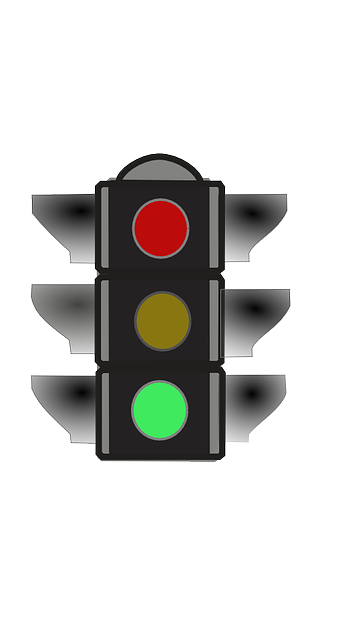
#> input picture Data/TrafficLight_Detection/green_light_01.png, 337 x 629 px, found by its file name
$ python 21_Image_Histogram.py
#> lines starting #> are read from the running program, lines starting #| are printed output that depends on the picture; after the words box and inside, x2 and y2 are one past the last pixel; in counts of white or black regions, pixels touching at a corner belong together
### 2day_course/Python/OpenCV_Utils.py
import cv2
import numpy as np


def imageRead(openpath, flag=cv2.IMREAD_UNCHANGED):
#> called with flag = -1
    image = cv2.imread(openpath, flag)
#> image is the input picture: shape (629, 337, 3); mean B, G, R 204.6, 207.3, 207.7
    if image is not None:
        print("Image Opened")
        return image
    else:
        print("Image Not Opened")
        print("Program Abort")
        exit()


def imageShow(imagename, image, flag=cv2.WINDOW_GUI_EXPANDED):
    cv2.namedWindow(imagename, flag)
    cv2.imshow(imagename, image)
    cv2.waitKey()
    return


def imageWrite(imagename, image):
    return cv2.imwrite(imagename, image)


def imageCopy(src):
    return np.copy(src)


# [56 lines left out: functions Video, imageParameters, not called in this run]


def getPixel(image, x, y, c=None):
    return image[y, x, c]


def setPixel(image, x, y, value, c=None):
    image[y, x, c] = value
    return image


def CutRectROI(image, x1, y1, x2, y2):
    return image[y1:y2, x1:x2]


# [26 lines left out: functions PasteRectROI, makeBlackImage, fillPolyROI, not called in this run]


def polyROI(image, points):
    mask = fillPolyROI(image, points)
    return cv2.bitwise_and(image, mask)


def convertColor(image, flag=cv2.COLOR_BGR2GRAY):
    return cv2.cvtColor(image, flag)


def splitImage(image):
    return cv2.split(image)


def mergeImage(channel1, channel2, channel3):
    return cv2.merge((channel1, channel2, channel3))


def rangeColor(image, lower, upper):
    result = imageCopy(image)
    return cv2.inRange(result, lower, upper)


# [4 lines left out: function splitColor, not called in this run]


def drawLine(image, point1, point2, color=(255, 0, 0), thickness=3, lineType=cv2.LINE_AA):
    result = imageCopy(image)
    return cv2.line(result, point1, point2, color, thickness, lineType)


def drawRect(image, point1, point2, color=(255, 0, 0), thickness=3, lineType=cv2.LINE_AA):
    result = imageCopy(image)
    return cv2.rectangle(result, point1, point2, color, thickness, lineType)


def drawCircle(image, center, radius, color=(255, 0, 0), thickness=3, lineType=cv2.LINE_AA):
    result = imageCopy(image)
    return cv2.circle(result, center, radius, color, thickness, lineType)


def drawEllipse(image, center, axis, angle, startAngle, endAngle, color=(255, 0, 0), thickness=3, lineType=cv2.LINE_AA):
    result = imageCopy(image)
    return cv2.ellipse(result, center, axis, angle, startAngle, endAngle, color, thickness, lineType)


# [4 lines left out: function drawPolygon, not called in this run]


def drawText(image, text, point=(10, 10), font=cv2.FONT_HERSHEY_PLAIN, fontScale=2.0, color=(255,255,255), thickness=3, lineType=cv2.LINE_AA):
    result = imageCopy(image)
    return cv2.putText(result, text, point, font, fontScale, color, thickness, lineType)


def addImage(image1, image2):
    return cv2.add(image1, image2)


# [5 lines left out: function addWeightedImage, not called in this run]


def imageThreshold(image, thresh=128, maxval=255, type=cv2.THRESH_BINARY):
    _, res = cv2.threshold(image, thresh=thresh, maxval=maxval, type=type)
    return res


def imageBlur(image, ksize):
    size = ((ksize+1) * 2 - 1, (ksize+1) * 2 - 1)
    return cv2.blur(image, size)


def imageGaussianBlur(image, ksize, sigmaX, sigmaY):
    size = ((ksize+1) * 2 - 1, (ksize+1) * 2 - 1)
    return cv2.GaussianBlur(image, ksize=size, sigmaX=sigmaX, sigmaY=sigmaY)


def imageMedianBlur(image, size):
    ksize = (size+1) * 2 - 1
    return cv2.medianBlur(image, ksize)


def imageBilateralFilter(image, size, sigmaColor, sigmaSpace):
    d = (size+1) * 2 - 1
    return cv2.bilateralFilter(image, d, sigmaColor=sigmaColor, sigmaSpace=sigmaSpace)


def imageFiltering(image, kernel, ddepth=-1):
    return cv2.filter2D(image, ddepth, kernel)


# [22 lines left out: functions imageEdgePrewitt, imageEdgeSobel, imageEdgeScharr, not called in this run]


def imageEdgeLaplacianCV(image):
    return cv2.Laplacian(image, -1)


# [14 lines left out: functions imageEdgeLaplacianFilter2D, imageEdgeLoG, not called in this run]


def cannyEdge(image, threshold1=100, threshold2=200):
    return cv2.Canny(image, threshold1, threshold2)


def computeHist(image, mask=None):
    bins = np.arange(256).reshape(256,1)
    if len(image.shape)==2:
        h = np.zeros((300,256,1))
        hist_item = cv2.calcHist([image],[0],None,[256],[0,255])
        cv2.normalize(hist_item,hist_item,0,255,cv2.NORM_MINMAX)
        hist=np.int32(np.around(hist_item))
        pts = np.column_stack((bins,hist))
        cv2.polylines(h,[pts],False, 255)
    else:
        h = np.zeros((300,256,3))
        color = [ (255,0,0),(0,255,0),(0,0,255) ]
        for ch, col in enumerate(color):
            hist_item = cv2.calcHist([image],[ch],None,[256],[0,255])
            cv2.normalize(hist_item,hist_item,0,255,cv2.NORM_MINMAX)
            hist=np.int32(np.around(hist_item))
            pts = np.column_stack((bins,hist))
            cv2.polylines(h,[pts],False,col)
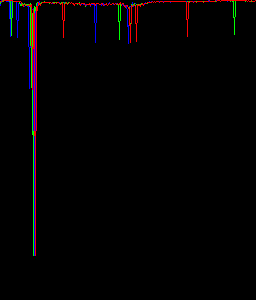
#> h: shape (300, 256, 3) float64; mean B, G, R 2.2, 1.7, 3.3
    return np.flipud(h)
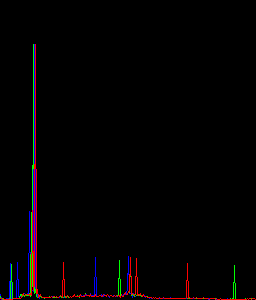
#> returned value: shape (300, 256, 3) float64; mean of channels 0, 1, 2 2.2, 1.7, 3.3; drawn as B, G, R


# [9 lines left out: function histogramEqualize, not called in this run]


def imageDilation(image, kernel, iterations):
    return cv2.dilate(image, kernel=kernel, iterations=iterations)


def imageErosion(image, kernel, iterations):
    return cv2.erode(image, kernel=kernel, iterations=iterations)


# [17 lines left out: functions imageMorphologicalGradient, imageOpening, imageClosing, not called in this run]


def imageMorphologyKernel(flag=cv2.MORPH_RECT, size=5):
    return cv2.getStructuringElement(flag, (size, size))


def imageMorphologyEx(image, op, kernel, iterations=1):
    return cv2.morphologyEx(image, op=op, kernel=kernel, iterations=iterations)


# [40 lines left out: functions imageResize, imageTranslation, imageRotation, imageAffineTransformation, imagePerspectiveTransformation, not called in this run]


def houghLines(image, rho=1, theta=np.pi/180, threshold=100):
    return cv2.HoughLines(image, rho, theta, threshold)


# [16 lines left out: function drawHoughLines, not called in this run]


def houghLinesP(image, rho=1.0, theta=np.pi/180, threshold=100, minLineLength=10, maxLineGap=100):
    return cv2.HoughLinesP(image, rho, theta, threshold, minLineLength=minLineLength, maxLineGap=maxLineGap)


# [52 lines left out: functions drawHoughLinesP, splitTwoSideLines, splitOneSideLines, medianPoint, not called in this run]


def interpolate(x1, y1, x2, y2, y):
    return int(float(y - y1) * float(x2-x1) / float(y2-y1) + x1)


# [30 lines left out: functions lineFittingOneSide, lineFitting, not called in this run]


def houghCircles(image, method=cv2.HOUGH_GRADIENT, dp = 1, minDist = 10, canny = 50, threshold = 30, minRadius = 0, maxRadius = 0):
    circles = cv2.HoughCircles(image, method, dp, minDist, param1=canny, param2=threshold, minRadius=minRadius, maxRadius=maxRadius)
    return circles


# [11 lines left out: function drawHoughCircles, not called in this run]

### 2day_course/Python/21_Image_Histogram.py
from OpenCV_Functions import *

'''
def computeHist(image, mask=None):
    bins = np.arange(256).reshape(256,1)
    if len(image.shape)==2:
        h = np.zeros((300,256,1))
        hist_item = cv2.calcHist([image],[0],None,[256],[0,255])
        cv2.normalize(hist_item,hist_item,0,255,cv2.NORM_MINMAX)
        hist=np.int32(np.around(hist_item))
        pts = np.column_stack((bins,hist))
        cv2.polylines(h,[pts],False, 255)
    else:
        h = np.zeros((300,256,3))
        color = [ (255,0,0),(0,255,0),(0,0,255) ]
        for ch, col in enumerate(color):
            hist_item = cv2.calcHist([image],[ch],None,[256],[0,255])
            cv2.normalize(hist_item,hist_item,0,255,cv2.NORM_MINMAX)
            hist=np.int32(np.around(hist_item))
            pts = np.column_stack((bins,hist))
            cv2.polylines(h,[pts],False,col)
    return np.flipud(h)
'''

import os
home = os.environ['HOME']
imagePath = home + "/OpenCV_in_Ubuntu/Data/TrafficLight_Detection/green_light_01.png"
image = imageRead(imagePath)
imageShow('image', image)
imageHist = computeHist(image)
imageShow("imageHist", imageHist)

imagegray = convertColor(image, cv2.COLOR_BGR2GRAY)
#> in convertColor, `return cv2.cvtColor(image, flag)`:
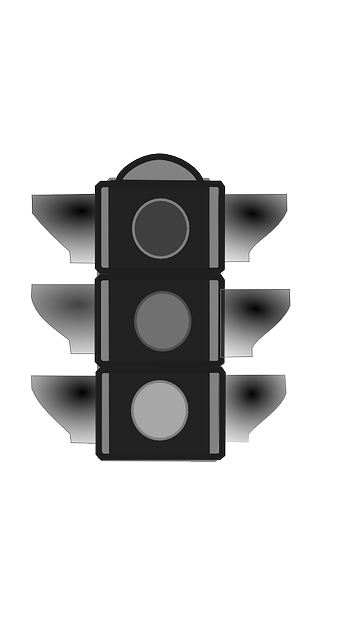
#> returned value: shape (629, 337); min 0, max 255, mean 207.1
imageShow('imagegray', imagegray)

imagegrayHist = computeHist(imagegray)
#> in computeHist (call 2), `hist_item = cv2.calcHist([image],[0],None,[256],[0,255])`: hist_item = 256 values, max 13864 at index 34, min 0 at index 255, mean 227.9
#> in computeHist (call 2), `hist=np.int32(np.around(hist_item))`: hist = 256 values, max 255 at index 34, min 0 at index 1, mean 4.18
#> in computeHist (call 2), `pts = np.column_stack((bins,hist))`: pts = 256 pairs, first value 0 to 255, second value 0 to 255
#> in computeHist (call 2), `cv2.polylines(h,[pts],False, 255)`:
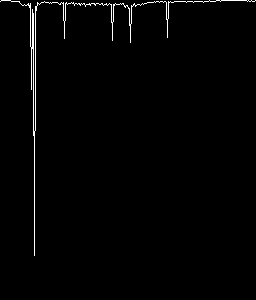
#> h: shape (300, 256, 1) float64; 1.3% white in thin lines or dots, all inside (x1, y1, x2, y2) = (0, 0, 256, 256)
#> in computeHist (call 2), `return np.flipud(h)`:
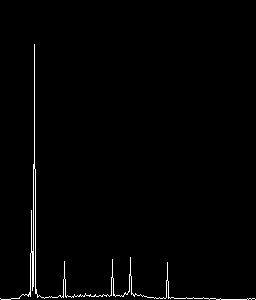
#> returned value: shape (300, 256, 1) float64; 1.3% white in thin lines or dots, all inside (x1, y1, x2, y2) = (0, 44, 256, 300)
imageShow("imagegrayHist", imagegrayHist)

imagehsv = convertColor(image, cv2.COLOR_BGR2HSV)
#> in convertColor (call 2), `return cv2.cvtColor(image, flag)`: returned value: shape (629, 337, 3); mean H, S, V 16.3, 9.5, 209.6
imageShow('imagehsv', imagehsv)
imagehsvHist = computeHist(imagehsv)
#> after the loop in computeHist (call 3), `for ch, col in enumerate(color):`: h: shape (300, 256, 3) float64; mean H, S, V 0.3, 1.8, 3.3
#> in computeHist (call 3), `return np.flipud(h)`:
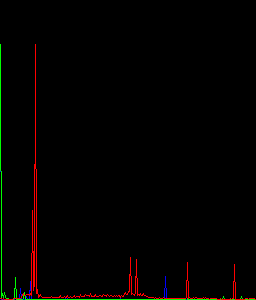
#> returned value: shape (300, 256, 3) float64; mean of channels 0, 1, 2 0.3, 1.8, 3.3; drawn as B, G, R
imageShow("imagehsvHist", imagehsvHist)

imagehls = convertColor(image, cv2.COLOR_BGR2HLS)
#> in convertColor (call 3), `return cv2.cvtColor(image, flag)`: returned value: shape (629, 337, 3); mean of channels 0, 1, 2 16.3, 206.9, 8.1
imageShow('imagehls', imagehls)
imagehlsHist = computeHist(imagehls)
#> after the loop in computeHist (call 4), `for ch, col in enumerate(color):`: h: shape (300, 256, 3) float64; mean of channels 0, 1, 2 0.3, 3.3, 1.9
#> in computeHist (call 4), `return np.flipud(h)`:
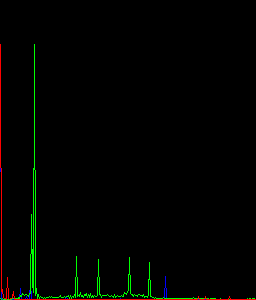
#> returned value: shape (300, 256, 3) float64; mean of channels 0, 1, 2 0.3, 3.3, 1.9; drawn as B, G, R
imageShow("imagehlsHist", imagehlsHist)

cv2.destroyAllWindows()
